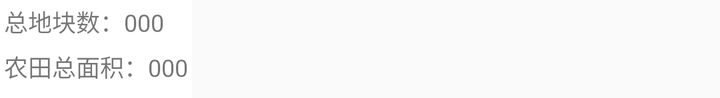
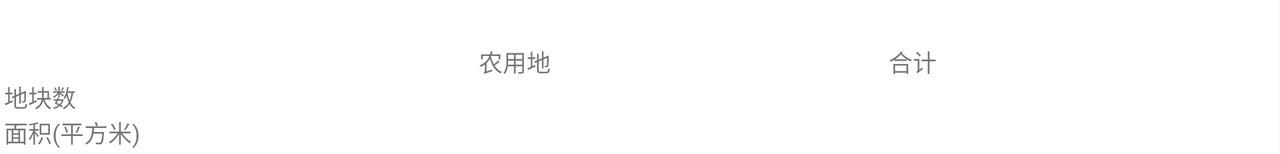

One screen, two layout resources from the same app: the default and the repository's alternative for another configuration. Each is rendered where Android would select it; the XML of both is given below.
<!-- AndroidManifest.xml: application theme AppTheme -->
<!-- res/layout/pop_analyze_result.xml -->
<?xml version="1.0" encoding="utf-8"?>
<LinearLayout xmlns:android="http://schemas.android.com/apk/res/android"
    android:layout_width="wrap_content"
    android:layout_height="wrap_content"
    android:background="@color/white"
    android:padding="2dp"
    android:orientation="vertical">

    <TextView
        android:id="@+id/tv_count"
        android:text="总地块数：000"
        android:layout_width="wrap_content"
        android:layout_height="wrap_content"
        android:layout_marginBottom="5dp"
        android:textSize="12sp" />
    <TextView
        android:id="@+id/tv_area"
        android:text="农田总面积：000"

        android:layout_width="wrap_content"
        android:layout_height="wrap_content"
        android:layout_marginBottom="5dp"
        android:textSize="12sp" />


</LinearLayout>
<!-- resources referenced by this layout -->
<resources>
  <color name="white">#FFFFFF</color>
  <style name="AppTheme" parent="Theme.AppCompat.Light.NoActionBar">
          
          <item name="colorPrimary">@color/colorPrimary</item>
          <item name="colorPrimaryDark">@color/colorPrimaryDark</item>
          <item name="colorAccent">@color/colorAccent</item>
          <item name="android:windowTranslucentStatus">true</item>
      </style>
  <color name="colorPrimary">#06b8cf</color>
  <color name="colorPrimaryDark">#66d8ff</color>
  <color name="colorAccent">#fdfdfe</color>
</resources>
<!-- res/layout-land/pop_analyze_result.xml (the repository's variant of the layout above) -->
<!-- drawn on the phone turned sideways -->
<?xml version="1.0" encoding="utf-8"?>
<LinearLayout xmlns:android="http://schemas.android.com/apk/res/android"
    android:layout_width="wrap_content"
    android:layout_height="wrap_content"
    android:background="@color/white"
    android:orientation="vertical"
    android:padding="2dp">

    <RelativeLayout
        android:layout_width="match_parent"
        android:layout_height="wrap_content">

        <Button
            android:id="@+id/btnClose"
            android:layout_width="20dp"
            android:layout_height="20dp"
            android:layout_alignParentRight="true"
            android:background="@drawable/ic_close_black_36px"
            android:paddingTop="3dp" />
    </RelativeLayout>

    <TableLayout
        android:id="@+id/tb_summary"
        android:layout_width="wrap_content"
        android:layout_height="wrap_content"
        android:stretchColumns="*"
        android:text="111">

        <TableRow>

            <LinearLayout
                android:layout_width="wrap_content"
                android:layout_height="wrap_content"
                android:background="@drawable/table_frame_gray"
                android:orientation="vertical">

                <TextView
                    android:layout_width="wrap_content"
                    android:layout_height="wrap_content"

                    android:text="   "
                    android:textSize="12sp" />
            </LinearLayout>

            <LinearLayout
                android:layout_width="wrap_content"
                android:layout_height="wrap_content"
                android:background="@drawable/table_frame_gray"
                android:orientation="vertical">

                <TextView
                    android:layout_width="wrap_content"
                    android:layout_height="wrap_content"
                    android:text="农用地"
                    android:textSize="12sp" />
            </LinearLayout>

            <LinearLayout
                android:layout_width="wrap_content"
                android:layout_height="wrap_content"
                android:background="@drawable/table_frame_gray"
                android:orientation="vertical">

                <TextView
                    android:layout_width="wrap_content"
                    android:layout_height="wrap_content"
                    android:text="合计"
                    android:textSize="12sp" />
            </LinearLayout>
        </TableRow>

        <TableRow>

            <LinearLayout
                android:layout_width="wrap_content"
                android:layout_height="wrap_content"
                android:background="@drawable/table_frame_gray"
                android:orientation="vertical">

                <TextView
                    android:layout_width="wrap_content"
                    android:layout_height="wrap_content"
                    android:text="地块数"
                    android:textSize="12sp" />
            </LinearLayout>

            <LinearLayout
                android:layout_width="wrap_content"
                android:layout_height="wrap_content"
                android:background="@drawable/table_frame_gray"
                android:orientation="vertical">

                <TextView
                    android:id="@+id/tv_farmland_sum"
                    android:layout_width="wrap_content"
                    android:layout_height="wrap_content"
                    android:text=""
                    android:textSize="12sp" />
            </LinearLayout>


            <LinearLayout
                android:layout_width="wrap_content"
                android:layout_height="wrap_content"
                android:background="@drawable/table_frame_gray"
                android:orientation="vertical">

                <TextView
                    android:id="@+id/tv_sum"
                    android:layout_width="wrap_content"
                    android:layout_height="wrap_content"
                    android:text=""
                    android:textSize="12sp" />
            </LinearLayout>
        </TableRow>

        <TableRow>

            <LinearLayout
                android:layout_width="wrap_content"
                android:layout_height="wrap_content"
                android:background="@drawable/table_frame_gray"
                android:orientation="vertical">

                <TextView
                    android:layout_width="wrap_content"
                    android:layout_height="wrap_content"
                    android:text="面积(平方米)"
                    android:textSize="12sp" />
            </LinearLayout>

            <LinearLayout
                android:layout_width="wrap_content"
                android:layout_height="wrap_content"
                android:background="@drawable/table_frame_gray"
                android:orientation="vertical">

                <TextView
                    android:id="@+id/tv_farmland_area"
                    android:layout_width="wrap_content"
                    android:layout_height="wrap_content"
                    android:text=""
                    android:textSize="12sp" />
            </LinearLayout>


            <LinearLayout
                android:layout_width="wrap_content"
                android:layout_height="wrap_content"
                android:background="@drawable/table_frame_gray"
                android:orientation="vertical">

                <TextView
                    android:id="@+id/tv_area"
                    android:layout_width="wrap_content"
                    android:layout_height="wrap_content"
                    android:text=""
                    android:textSize="12sp" />
            </LinearLayout>
        </TableRow>
    </TableLayout>


</LinearLayout>
